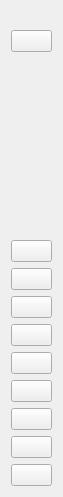
<?xml version="1.0" encoding="UTF-8"?>
<ui version="4.0">
 <class>ToolForm</class>
 <widget class="QWidget" name="ToolForm">
  <property name="geometry">
   <rect>
    <x>0</x>
    <y>0</y>
    <width>63</width>
    <height>497</height>
   </rect>
  </property>
  <property name="windowTitle">
   <string>Tool</string>
  </property>
  <property name="styleSheet">
   <string notr="true"/>
  </property>
  <layout class="QVBoxLayout" name="verticalLayout">
   <property name="topMargin">
    <number>30</number>
   </property>
   <item>
    <widget class="QPushButton" name="fullScreenBtn">
     <property name="toolTip">
      <string>full screen</string>
     </property>
     <property name="text">
      <string/>
     </property>
    </widget>
   </item>
   <item>
    <spacer name="verticalSpacer">
     <property name="orientation">
      <enum>Qt::Vertical</enum>
     </property>
     <property name="sizeHint" stdset="0">
      <size>
       <width>20</width>
       <height>40</height>
      </size>
     </property>
    </spacer>
   </item>
   <item>
    <widget class="QPushButton" name="expandNotifyBtn">
     <property name="toolTip">
      <string>expand notify</string>
     </property>
     <property name="text">
      <string/>
     </property>
    </widget>
   </item>
   <item>
    <widget class="QPushButton" name="powerBtn">
     <property name="toolTip">
      <string>turn off</string>
     </property>
     <property name="text">
      <string/>
     </property>
    </widget>
   </item>
   <item>
    <widget class="QPushButton" name="turnOnBtn">
     <property name="toolTip">
      <string>turn on</string>
     </property>
     <property name="text">
      <string/>
     </property>
    </widget>
   </item>
   <item>
    <widget class="QPushButton" name="volumeUpBtn">
     <property name="toolTip">
      <string>volume up</string>
     </property>
     <property name="text">
      <string/>
     </property>
    </widget>
   </item>
   <item>
    <widget class="QPushButton" name="volumeDownBtn">
     <property name="toolTip">
      <string>volume down</string>
     </property>
     <property name="text">
      <string/>
     </property>
    </widget>
   </item>
   <item>
    <widget class="QPushButton" name="appSwitchBtn">
     <property name="toolTip">
      <string>app switch</string>
     </property>
     <property name="text">
      <string/>
     </property>
    </widget>
   </item>
   <item>
    <widget class="QPushButton" name="menuBtn">
     <property name="toolTip">
      <string>menu</string>
     </property>
     <property name="text">
      <string/>
     </property>
    </widget>
   </item>
   <item>
    <widget class="QPushButton" name="homeBtn">
     <property name="toolTip">
      <string>home</string>
     </property>
     <property name="text">
      <string/>
     </property>
    </widget>
   </item>
   <item>
    <widget class="QPushButton" name="returnBtn">
     <property name="toolTip">
      <string>return</string>
     </property>
     <property name="text">
      <string/>
     </property>
    </widget>
   </item>
  </layout>
 </widget>
 <resources/>
 <connections/>
</ui>
